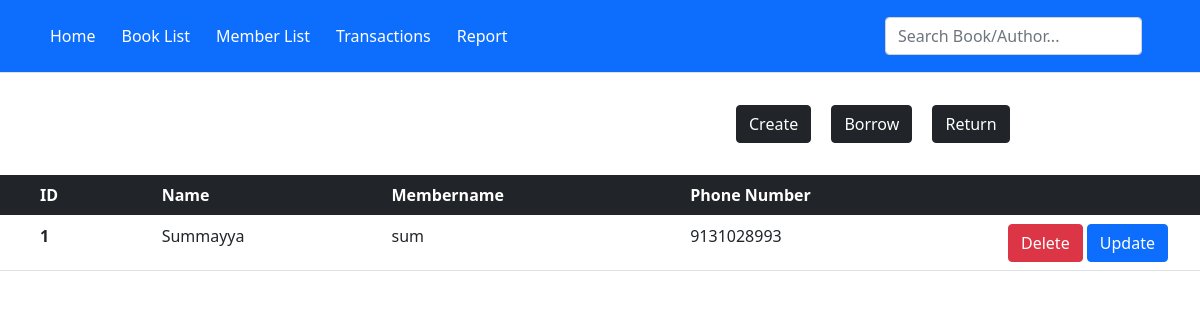
/members, run on the app's committed database.
### library/models.py (models this page shows)
class Member(db.Model):
    id = db.Column(db.Integer(), primary_key=True)
    name = db.Column(db.String(length=30), nullable=False)
    member_name = db.Column(db.String(length=30), nullable=False, unique=True)
    phone_number = db.Column(db.Integer())
    feePaid = db.Column(db.Integer())
    feeDebt = db.Column(db.Integer())

### library/routes.py (the view, shortened to what this page needs)
@app.route('/members', methods=['GET', 'POST'])
def members_page():
    formM = MemberForm()
    member = Member.query.all() #members to read
    if formM.errors != {}:  # If there are not errors from the validations
        for err_msg in formM.errors.values():
            flash(f'There was an error with creating a Member: {err_msg}', category='danger')
    return render_template('members.html', formM=formM, members=member)

### library/forms.py (shortened to what this page needs)
class MemberForm(FlaskForm):
    name = StringField(label='Name',  validators=[
                       Length(min=2, max=30), DataRequired()])
    member_name = StringField(label='Member Name',  validators=[
                             Length(min=2, max=30), DataRequired()])
    phone_number = IntegerField(label='Phone Number',
                               validators=[DataRequired()])
    submit = SubmitField(label='Submit')

### library/templates/members.html (shortened to what this page needs)
{% extends 'base.html' %}
{%block content%}
{%with btn_mode = 'dark', btn = 'Create', title='Create Member', submit = 'Create', form =
formM %}
{%include 'add_member_modal.html'%}
{%endwith%}
{%with btn_mode = 'dark', btn = 'Borrow', title='Create Book', submit = 'Create', form =
formM %}
{%include 'add_member_modal.html'%}
{%endwith%}
{%with btn_mode = 'dark', btn = 'Return', title='Create Book', submit = 'Create', form =
formM %}
{%include 'add_member_modal.html'%}
{%endwith%}
<table class="table">
    <thead class="table-dark">
        <tr>
            <th scope="col" class="table-id">ID</th>
            <th scope="col">Name</th>
            <th scope="col">Membername</th>
            <th scope="col">Phone Number</th>
            <th scope="col"></th>
        </tr>
    </thead>
    <tbody>
        {% for member in members %}
        <tr>
            <th scope="row" class="table-id">{{member.id}}</th>
            <td>{{member.name}}</td>
            <td>{{member.member_name}}</td>
            <td>{{member.phone_number}}</td>
            <td class="action">
                {% with id = member.id, q='member' %}
                {%include 'delete_modal.html'%}
                {%endwith%}
                {%with btn_mode = 'primary', form = formM, member= member %}
                    {%include 'update_member_modal.html'%}
                {%endwith%}
            </td>
        </tr>
        {%endfor%}
    </tbody>
</table>
{%endblock%}

### library/templates/delete_modal.html (shortened to what this page needs)
<button type="button" class="btn btn-danger" data-bs-toggle="modal" data-bs-target="#deleteModal">
    Delete
</button>

### library/templates/update_member_modal.html (shortened to what this page needs)
<button type="button" class="btn btn-{{btn_mode}}" data-bs-toggle="modal" data-bs-target="#updateMemberModal">
    Update
  </button>

### library/static/style.css (style rules this page uses)
.action { width: 200px; }
.table { margin-top: 2rem; }
.table-id { padding-left: 2.5rem !important; }

### data on the page
Member: id "1", name "Summayya", member_name "sum", phone_number "9131028993"

### other printed values
{{ btn }} "Create Borrow Return"
